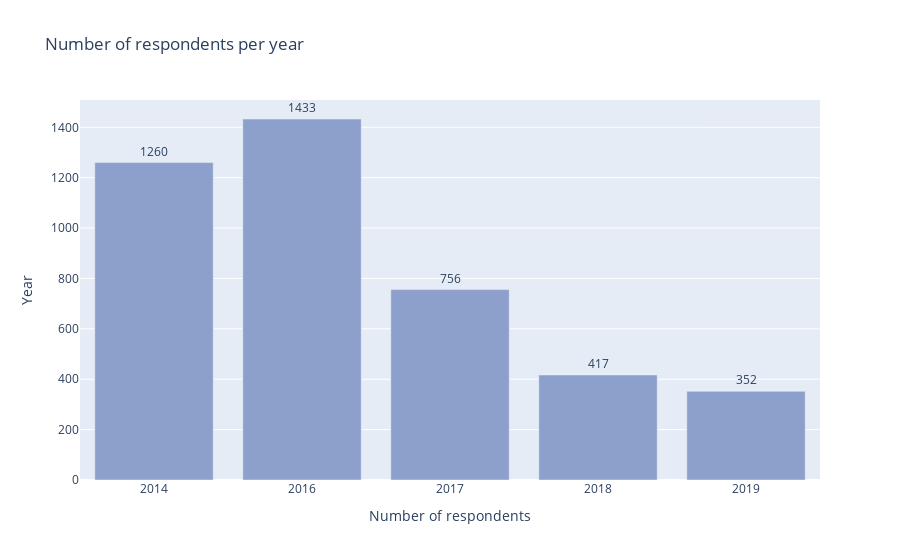

The notebook cell this image was saved under:
### Markdown cell above
## Responses Per Year

The first graph illustrates **the number of survey respondents for each available year**.

**Key observations:**
- There is no data avalaible fot the year 2015.
- A **slight increase** in responses is observed from **2014 to 2016**.
- A **sharp decline** occurred between **2016 and 2017**, followed by a **gradual decrease** from **2017 to 2019**.

### Code cell
# Hoy many persons answered per year

answer_by_year = answer.groupby(answer['SurveyID'])['UserID'].nunique().to_frame().reset_index()
fig = go.Figure()

fig.add_trace(go.Bar(
    x = answer_by_year['SurveyID'],
    y = answer_by_year['UserID'],
    name = 'Number of respondents per year',
    marker_color = '#8da0cb',
    text = answer_by_year['UserID'],
    textposition= 'outside'
))

fig.update_xaxes(type = 'category',
                 title = 'year')

fig.update_layout(
    title = 'Number of respondents per year',
    xaxis_title = 'Number of respondents',
    yaxis_title = 'Year',
    
)

fig.show()

### Figure 1 — Plotly figure (JSON) as saved in the notebook; plotly's stock layout.template omitted (floating-point values rounded to 4 significant figures)
{"data": [{"marker": {"color": "#8da0cb"}, "name": "Number of respondents per year", "text": [1260.0, 1433.0, 756.0, 417.0, 352.0], "textposition": "outside", "type": "bar", "x": [2014, 2016, 2017, 2018, 2019], "y": [1260, 1433, 756, 417, 352]}], "layout": {"title": {"text": "Number of respondents per year"}, "xaxis": {"title": {"text": "Number of respondents"}, "type": "category"}, "yaxis": {"title": {"text": "Year"}}}}
